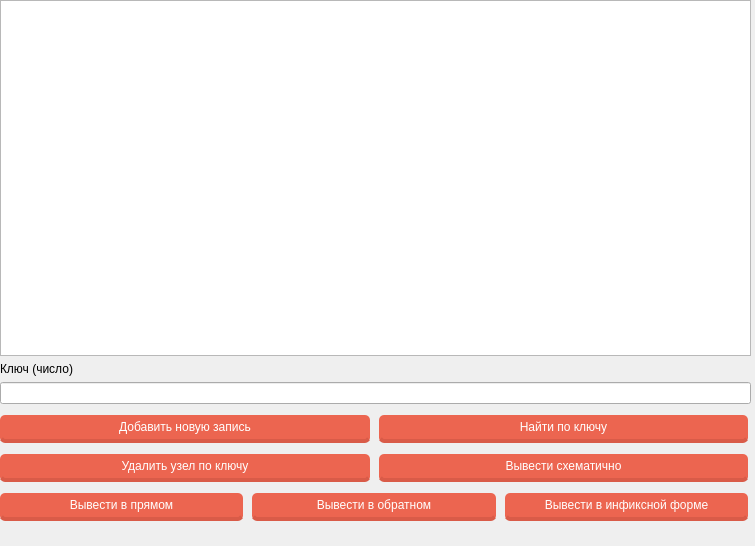
<?xml version="1.0" encoding="UTF-8"?>
<ui version="4.0">
 <class>MainWindow</class>
 <widget class="QMainWindow" name="MainWindow">
  <property name="geometry">
   <rect>
    <x>0</x>
    <y>0</y>
    <width>755</width>
    <height>546</height>
   </rect>
  </property>
  <property name="windowTitle">
   <string>MainWindow</string>
  </property>
  <widget class="QWidget" name="centralwidget">
   <widget class="QWidget" name="layoutWidget">
    <property name="geometry">
     <rect>
      <x>0</x>
      <y>0</y>
      <width>751</width>
      <height>521</height>
     </rect>
    </property>
    <layout class="QVBoxLayout" name="verticalLayout_7">
     <item>
      <layout class="QVBoxLayout" name="verticalLayout_4">
       <item>
        <layout class="QHBoxLayout" name="horizontalLayout_5"/>
       </item>
       <item>
        <layout class="QVBoxLayout" name="verticalLayout_5">
         <item>
          <widget class="QTextBrowser" name="output_2"/>
         </item>
        </layout>
       </item>
      </layout>
     </item>
     <item>
      <widget class="QLabel" name="label_4">
       <property name="text">
        <string>Ключ (число)</string>
       </property>
      </widget>
     </item>
     <item>
      <widget class="QLineEdit" name="pushLine_3"/>
     </item>
     <item>
      <layout class="QHBoxLayout" name="horizontalLayout_8">
       <item>
        <widget class="QPushButton" name="empty">
         <property name="styleSheet">
          <string notr="true">float: rigth;
margin-right: 3%;
margin-top: 5px;
border-radius: 5px;
-moz-border-radius: 5px;
-webkit-border-radius: 5px;
padding: 5px 9px;
font-size: 1.2em;
background-color: rgba(236, 101, 80, 1);
text-shadow: #4545545 0 0 2px;
border-bottom: 4px solid rgba(217, 91, 72, 1);
color: white;
font-family: 'Roboto Slab', serif;</string>
         </property>
         <property name="text">
          <string>Добавить новую запись</string>
         </property>
        </widget>
       </item>
       <item>
        <widget class="QPushButton" name="size">
         <property name="styleSheet">
          <string notr="true">float: rigth;
margin-right: 3%;
margin-top: 5px;
border-radius: 5px;
-moz-border-radius: 5px;
-webkit-border-radius: 5px;
padding: 5px 9px;
font-size: 1.2em;
background-color: rgba(236, 101, 80, 1);
text-shadow: #4545545 0 0 2px;
border-bottom: 4px solid rgba(217, 91, 72, 1);
color: white;
font-family: 'Roboto Slab', serif;</string>
         </property>
         <property name="text">
          <string>Найти по ключу</string>
         </property>
        </widget>
       </item>
      </layout>
     </item>
     <item>
      <layout class="QVBoxLayout" name="verticalLayout_6">
       <item>
        <layout class="QHBoxLayout" name="horizontalLayout_6">
         <item>
          <widget class="QPushButton" name="capacity">
           <property name="styleSheet">
            <string notr="true">float: rigth;
margin-right: 3%;
margin-top: 5px;
border-radius: 5px;
-moz-border-radius: 5px;
-webkit-border-radius: 5px;
padding: 5px 9px;
font-size: 1.2em;
background-color: rgba(236, 101, 80, 1);
text-shadow: #4545545 0 0 2px;
border-bottom: 4px solid rgba(217, 91, 72, 1);
color: white;
font-family: 'Roboto Slab', serif;</string>
           </property>
           <property name="text">
            <string>Удалить узел по ключу</string>
           </property>
          </widget>
         </item>
         <item>
          <widget class="QPushButton" name="insert_3">
           <property name="styleSheet">
            <string notr="true">float: rigth;
margin-right: 3%;
margin-top: 5px;
border-radius: 5px;
-moz-border-radius: 5px;
-webkit-border-radius: 5px;
padding: 5px 9px;
font-size: 1.2em;
background-color: rgba(236, 101, 80, 1);
text-shadow: #4545545 0 0 2px;
border-bottom: 4px solid rgba(217, 91, 72, 1);
color: white;
font-family: 'Roboto Slab', serif;</string>
           </property>
           <property name="text">
            <string>Вывести схематично</string>
           </property>
          </widget>
         </item>
        </layout>
       </item>
       <item>
        <layout class="QHBoxLayout" name="horizontalLayout_7">
         <item>
          <widget class="QPushButton" name="erase">
           <property name="styleSheet">
            <string notr="true">float: rigth;
margin-right: 3%;
margin-top: 5px;
border-radius: 5px;
-moz-border-radius: 5px;
-webkit-border-radius: 5px;
padding: 5px 9px;
font-size: 1.2em;
background-color: rgba(236, 101, 80, 1);
text-shadow: #4545545 0 0 2px;
border-bottom: 4px solid rgba(217, 91, 72, 1);
color: white;
font-family: 'Roboto Slab', serif;</string>
           </property>
           <property name="text">
            <string>Вывести в прямом</string>
           </property>
          </widget>
         </item>
         <item>
          <widget class="QPushButton" name="clear">
           <property name="styleSheet">
            <string notr="true">float: rigth;
margin-right: 3%;
margin-top: 5px;
border-radius: 5px;
-moz-border-radius: 5px;
-webkit-border-radius: 5px;
padding: 5px 9px;
font-size: 1.2em;
background-color: rgba(236, 101, 80, 1);
text-shadow: #4545545 0 0 2px;
border-bottom: 4px solid rgba(217, 91, 72, 1);
color: white;
font-family: 'Roboto Slab', serif;</string>
           </property>
           <property name="text">
            <string>Вывести в обратном</string>
           </property>
          </widget>
         </item>
         <item>
          <widget class="QPushButton" name="insert">
           <property name="styleSheet">
            <string notr="true">float: rigth;
margin-right: 3%;
margin-top: 5px;
border-radius: 5px;
-moz-border-radius: 5px;
-webkit-border-radius: 5px;
padding: 5px 9px;
font-size: 1.2em;
background-color: rgba(236, 101, 80, 1);
text-shadow: #4545545 0 0 2px;
border-bottom: 4px solid rgba(217, 91, 72, 1);
color: white;
font-family: 'Roboto Slab', serif;</string>
           </property>
           <property name="text">
            <string>Вывести в инфиксной форме</string>
           </property>
          </widget>
         </item>
        </layout>
       </item>
      </layout>
     </item>
     <item>
      <layout class="QHBoxLayout" name="horizontalLayout_2"/>
     </item>
    </layout>
   </widget>
  </widget>
  <widget class="QMenuBar" name="menubar">
   <property name="geometry">
    <rect>
     <x>0</x>
     <y>0</y>
     <width>755</width>
     <height>26</height>
    </rect>
   </property>
  </widget>
 </widget>
 <resources/>
 <connections/>
</ui>
